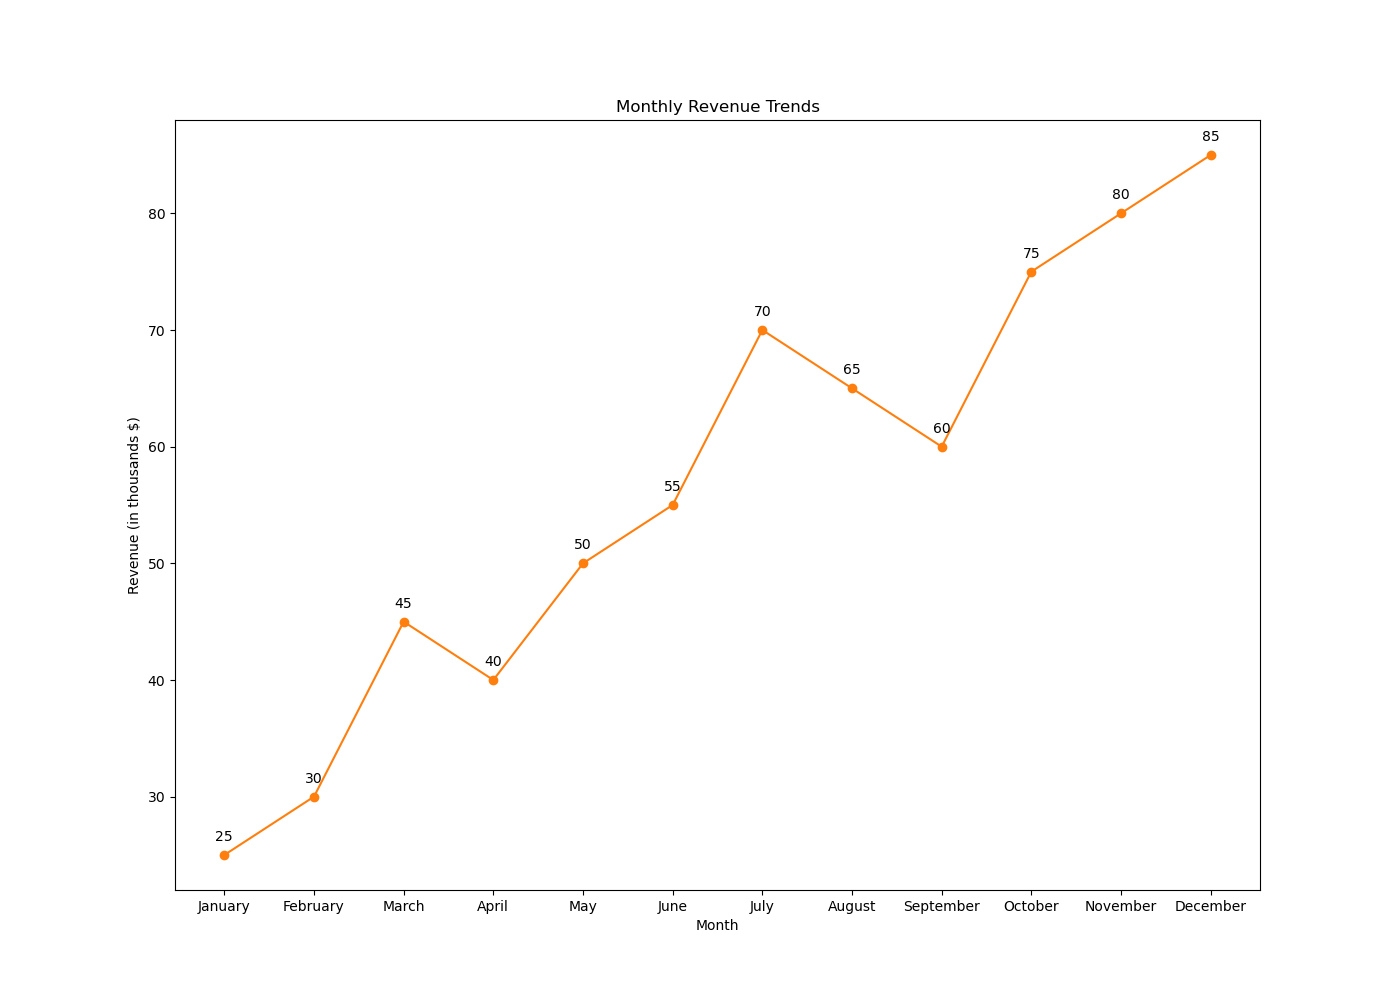

The Python source for this figure:

import matplotlib.pyplot as plt

# Data points
months = ['January', 'February', 'March', 'April', 'May', 'June', 'July', 'August', 'September', 'October', 'November', 'December']
revenues = [25, 30, 45, 40, 50, 55, 70, 65, 60, 75, 80, 85]

# Create a figure and an axes
fig, ax = plt.subplots(figsize=(14, 10))

# Plotting the line chart
ax.plot(months, revenues, marker='o', linestyle='-', color='#ff7f0e')
ax.set(xlabel='Month', ylabel='Revenue (in thousands $)', title='Monthly Revenue Trends')

# Annotation
for i, txt in enumerate(revenues):
    ax.annotate(txt, (months[i], revenues[i]), textcoords="offset points", xytext=(0,10), ha='center')

# Display the plot
plt.show()
